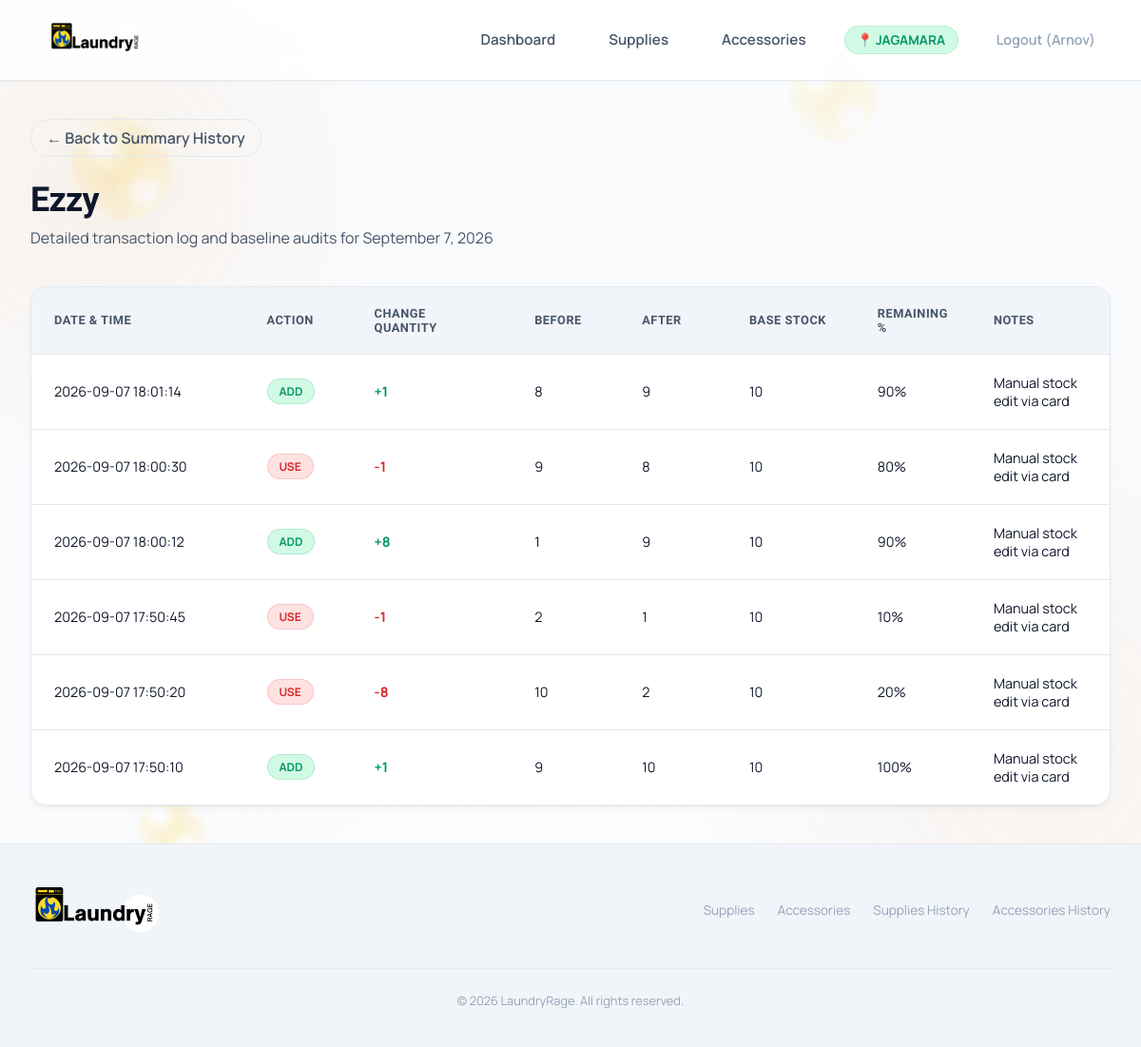
Screenshot of /product/10/history/?date=2026-09-07 (signed in) with the database file from the repository.
### inventory/models.py (models this page shows, shortened)
class Branch(models.Model):
    branch_code = models.CharField(max_length=50, unique=True)
    branch_name = models.CharField(max_length=255)
    google_sheet_id = models.CharField(max_length=255, null=True, blank=True)
    active = models.BooleanField(default=True)
    created_at = models.DateTimeField(auto_now_add=True)
    updated_at = models.DateTimeField(auto_now=True)
    class Meta:
        verbose_name_plural = "Branches"

class Product(models.Model):
    CATEGORY_CHOICES = [
        ('Laundry Supplies', 'Laundry Supplies'),
        ('Accessories', 'Accessories'),
    ]
    name = models.CharField(max_length=255)
    category = models.CharField(max_length=50, choices=CATEGORY_CHOICES)
    unit = models.CharField(max_length=50, help_text="e.g., L, bottles, pcs")
    cost = models.DecimalField(max_digits=10, decimal_places=2, null=True, blank=True)
    supplier = models.CharField(max_length=255)
    product_size = models.CharField(max_length=50, blank=True, default='', help_text="e.g., 750 ml, 1 L, 500 g")
    image = models.ImageField(upload_to='products/', blank=True, null=True, verbose_name='Product Image')
    is_active = models.BooleanField(default=True, help_text="Soft-deletion state")

class StockHistory(models.Model):
    CHANGE_TYPE_CHOICES = [
        ('ADD', 'ADD'),
        ('USE', 'USE'),
        ('SET_BASE', 'SET_BASE'),
    ]
    branch = models.ForeignKey(Branch, on_delete=models.CASCADE, related_name='stock_history', null=True, blank=True)
    product = models.ForeignKey(Product, on_delete=models.CASCADE, related_name='stock_history')
    user = models.ForeignKey(User, on_delete=models.SET_NULL, null=True, blank=True, related_name='stock_history')
    change_type = models.CharField(max_length=10, choices=CHANGE_TYPE_CHOICES)
    quantity = models.DecimalField(max_digits=10, decimal_places=2)
    previous_quantity = models.DecimalField(max_digits=10, decimal_places=2)
    new_quantity = models.DecimalField(max_digits=10, decimal_places=2)
    notes = models.TextField(null=True, blank=True)
    created_at = models.DateTimeField(default=timezone.now)
    base_stock = models.DecimalField(max_digits=10, decimal_places=2, null=True, blank=True)
    remaining_percentage = models.DecimalField(max_digits=10, decimal_places=2, null=True, blank=True)
    opening_stock = models.DecimalField(max_digits=10, decimal_places=2, default=Decimal('0.00'))
    added_quantity = models.DecimalField(max_digits=10, decimal_places=2, default=Decimal('0.00'))
    removed_quantity = models.DecimalField(max_digits=10, decimal_places=2, default=Decimal('0.00'))
    closing_stock = models.DecimalField(max_digits=10, decimal_places=2, default=Decimal('0.00'))
    transaction_type = models.CharField(max_length=20, default='EDIT')

### inventory/views.py (the view)
# urls.py: path('product/<int:product_id>/history/', views.product_history_detail_view, name='product_history_detail'),
def product_history_detail_view(request, product_id):
    product = get_object_or_404(Product, id=product_id, is_active=True)
    history_entries = product.stock_history.filter(branch=request.current_branch).order_by('-created_at')
    date_str = request.GET.get('date')
    selected_date = None
    if date_str:
        try:
            from datetime import datetime
            selected_date = datetime.strptime(date_str, "%Y-%m-%d").date()
            history_entries = history_entries.filter(created_at__date=selected_date)
        except ValueError:
            pass
    context = {
        'product': product,
        'history_entries': history_entries,
        'title': f"Detailed Transaction History: {product.name}",
        'selected_date': selected_date,
    }
    return render(request, 'history/product_detail.html', context)

### inventory/context_processors.py (called while the page is built)
def branch_context(request):
    from .models import Branch
    return {
        'all_branches': Branch.objects.filter(active=True)
    }

### templates/history/product_detail.html (shortened to what this page needs)
{% extends 'base.html' %}
{% block content %}
<div class="page-title-area">
    <div>
        <a href="{% if product.category == 'Laundry Supplies' %}{% url 'inventory:history_laundry_supplies' %}{% else %}{% url 'inventory:history_laundry_accessories' %}{% endif %}" class="btn-secondary" style="display: inline-flex; align-items: center; gap: 0.5rem; text-decoration: none; font-weight: 600; margin-bottom: 1.5rem; padding: 0.5rem 1rem;">
            &larr; Back to Summary History
        </a>
        <h1>{{ product.name }}</h1>
        <p>Detailed transaction log and baseline audits{% if selected_date %} for {{ selected_date|date:"F j, Y" }}{% endif %}</p>
    </div>
</div>
<div class="history-table-card">
    <div class="table-responsive">
        <table class="table-product-detail">
            <thead>
                <tr>
                    <th style="width: 20%;">Date &amp; Time</th>
                    <th style="width: 10%;">Action</th>
                    <th style="width: 15%;">Change Quantity</th>
                    <th style="width: 10%;">Before</th>
                    <th style="width: 10%;">After</th>
                    <th style="width: 12%;">Base Stock</th>
                    <th style="width: 10%;">Remaining %</th>
                    <th style="width: 13%;">Notes</th>
                </tr>
            </thead>
            <tbody>
                {% if history_entries %}
                    {% for entry in history_entries %}
                    <tr class="history-row">
                        <td>{{ entry.created_at|date:"Y-m-d H:i:s" }}</td>
                        <td>
                            <span class="status-badge {% if entry.change_type == 'ADD' %}status-green{% elif entry.change_type == 'USE' %}status-red{% else %}status-yellow{% endif %}">
                                {{ entry.change_type }}
                            </span>
                        </td>
                        <td>
                            {% if entry.change_type == 'ADD' %}
                                <span class="history-text-add">+{{ entry.quantity|floatformat:"0" }}</span>
                            {% elif entry.change_type == 'USE' %}
                                <span class="history-text-use">-{{ entry.quantity|floatformat:"0" }}</span>
                            {% else %}
                                <span style="font-weight: 600; color: var(--accent-dark);">Set base to {{ entry.quantity|floatformat:"0" }}</span>
                            {% endif %}
                        </td>
                        <td>{{ entry.previous_quantity|floatformat:"0" }}</td>
                        <td>{{ entry.new_quantity|floatformat:"0" }}</td>
                        <td>
                            {% if entry.base_stock is not None and entry.base_stock > 0 %}
                                {{ entry.base_stock|floatformat:"0" }}
                            {% else %}
                                —
                            {% endif %}
                        </td>
                        <td>
                            {% if entry.remaining_percentage is not None %}
                                {{ entry.remaining_percentage|floatformat:"0" }}%
                            {% else %}
                                —
                            {% endif %}
                        </td>
                        <td>{{ entry.notes|default:"—" }}</td>
                    </tr>
                    {% endfor %}
                {% else %}
                    <tr>
                        <td colspan="8" style="text-align: center; color: var(--text-muted); padding: 3rem;">
                            No transaction logs available for this product.
                        </td>
                    </tr>
                {% endif %}
            </tbody>
        </table>
    </div>
</div>
{% endblock %}

### templates/components/navbar.html (shortened to what this page needs)
{% load static %}
<header class="desktop-header">
    <nav class="navbar">
        <a href="{% url 'inventory:dashboard' %}" class="logo" id="logo-brand">
            <img src="{% static 'images/logo.png' %}" alt="LaundryRage" onerror="this.src='{% static 'images/andriod.jpg' %}';">
        </a>
        <ul class="nav-links" id="nav-links-menu">
            <li>
                <a href="{% url 'inventory:dashboard' %}" id="nav-dashboard" class="nav-link-item {% if request.resolver_match.url_name == 'dashboard' %}active{% endif %}">
                    Dashboard
                </a>
            </li>
            <li>
                <a href="{% url 'inventory:laundry_supplies' %}" id="nav-supplies" class="nav-link-item {% if request.resolver_match.url_name == 'laundry_supplies' %}active{% endif %}">
                    Supplies
                </a>
            </li>
            <li>
                <a href="{% url 'inventory:laundry_accessories' %}" id="nav-accessories" class="nav-link-item {% if request.resolver_match.url_name == 'laundry_accessories' %}active{% endif %}">
                    Accessories
                </a>
            </li>
            {% if request.user.is_authenticated %}
                <li style="display: flex; align-items: center; gap: 0.5rem;">
                    {% if request.user.is_superuser or request.user.is_staff %}
                        <span style="font-size: 0.85rem; font-weight: 700; color: var(--text-secondary); text-transform: uppercase;">Branch:</span>
                        <select onchange="window.location.href='{% url 'inventory:switch_branch' %}?branch_id=' + this.value"
                                class="branch-select-navbar">
                            <option value="all" {% if not request.session.selected_branch_id %}selected{% endif %}>All Branches</option>
                            {% for b in all_branches %}
                                <option value="{{ b.id }}" {% if request.session.selected_branch_id == b.id %}selected{% endif %}>{{ b.branch_name }}</option>
                            {% endfor %}
                        </select>
                    {% else %}
                        <span class="status-badge status-green" style="font-size: 0.85rem; padding: 0.3rem 0.8rem; font-weight: 700;">
                            📍 {{ request.current_branch.branch_name }}
                        </span>
                    {% endif %}
                </li>
                <li>
                    <a href="{% url 'inventory:logout' %}" class="nav-link-item" style="color: var(--text-muted); font-size: 0.9rem; font-weight: 600; text-decoration: none; transition: color 0.3s ease;"
                       onmouseover="this.style.color='var(--accent-red)';" onmouseout="this.style.color='var(--text-muted)';">
                        Logout ({{ request.user.username }})
                    </a>
                </li>
            {% else %}
                <li>
                    <a href="{% url 'inventory:login' %}" class="nav-link-item" style="color: var(--accent-blue); font-size: 0.9rem; font-weight: 600; text-decoration: none;">
                        Login
                    </a>
                </li>
            {% endif %}
        </ul>
    </nav>
</header>

### rows the page displays
Branch: current_branch.branch_name "JAGAMARA"
Product: name "Ezzy"
StockHistory: created_at "2026-09-07 18:01:14", change_type "ADD", quantity "1", previous_quantity "8", new_quantity "9", base_stock "10", remaining_percentage "90", notes "Manual stock edit via card"
StockHistory: created_at "2026-09-07 18:00:30", change_type "USE", quantity "1", previous_quantity "9", new_quantity "8", base_stock "10", remaining_percentage "80", notes "Manual stock edit via card"
StockHistory: created_at "2026-09-07 18:00:12", change_type "ADD", quantity "8", previous_quantity "1", new_quantity "9", base_stock "10", remaining_percentage "90", notes "Manual stock edit via card"
StockHistory: created_at "2026-09-07 17:50:45", change_type "USE", quantity "1", previous_quantity "2", new_quantity "1", base_stock "10", remaining_percentage "10", notes "Manual stock edit via card"
StockHistory: created_at "2026-09-07 17:50:20", change_type "USE", quantity "8", previous_quantity "10", new_quantity "2", base_stock "10", remaining_percentage "20", notes "Manual stock edit via card"
StockHistory: created_at "2026-09-07 17:50:10", change_type "ADD", quantity "1", previous_quantity "9", new_quantity "10", base_stock "10", remaining_percentage "100", notes "Manual stock edit via card"

### other values shown
{{ request.user.username }} "Arnov"
{{ selected_date|date:"F j, Y" }} "September 7, 2026"
